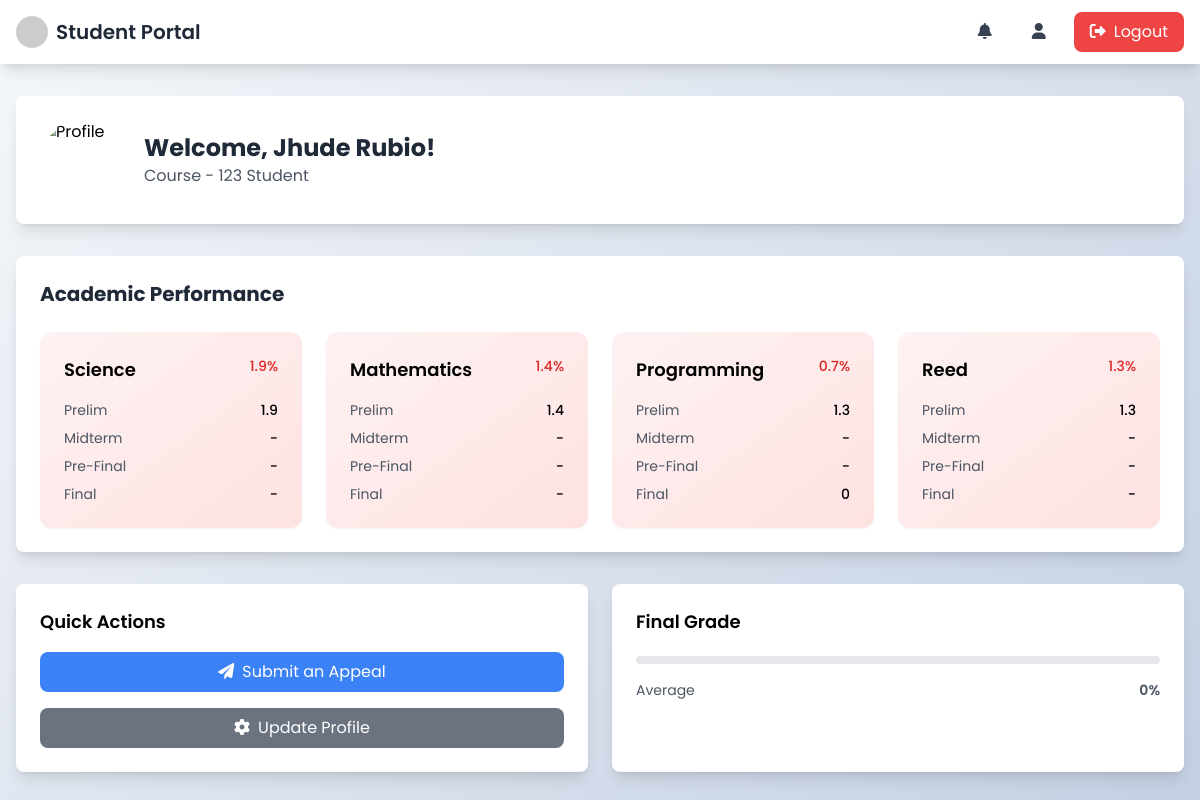
The app's page /dist/student/student.php (signed in) with its own data.
### tables this page shows
CREATE TABLE `grades_tb` (
  `g_id` int(11) NOT NULL,
  `a_id` int(11) NOT NULL,
  `g_science1` double DEFAULT NULL,
  `g_science2` double DEFAULT NULL,
  `g_science3` double DEFAULT NULL,
  `g_science4` double DEFAULT NULL,
  `g_math1` double DEFAULT NULL,
  `g_math2` double DEFAULT NULL,
  `g_math3` double DEFAULT NULL,
  `g_math4` double DEFAULT NULL,
  `g_programming1` double DEFAULT NULL,
  `g_programming2` double DEFAULT NULL,
  `g_programming3` double DEFAULT NULL,
  `g_programming4` double NOT NULL,
  `g_reed1` double DEFAULT NULL,
  `g_reed2` double DEFAULT NULL,
  `g_reed3` double DEFAULT NULL,
  `g_reed4` double DEFAULT NULL,
  `g_prelim` double DEFAULT NULL,
  `g_midterm` double DEFAULT NULL,
  `g_prefinal` double DEFAULT NULL,
  `g_final` double DEFAULT NULL,
  `g_total` double DEFAULT NULL,
  `g_1` double DEFAULT NULL,
  `g_2` double DEFAULT NULL,
  `g_3` double DEFAULT NULL,
  `g_4` double DEFAULT NULL,
  `g_asd1` double DEFAULT NULL,
  `g_asd2` double DEFAULT NULL,
  `g_asd3` double DEFAULT NULL,
  `g_asd4` double DEFAULT NULL,
  `g_atay1` double DEFAULT NULL,
  `g_atay2` double DEFAULT NULL,
  `g_atay3` double DEFAULT NULL,
  `g_atay4` double DEFAULT NULL
);

CREATE TABLE `acc_tb` (
  `a_id` int(50) NOT NULL,
  `a_fn` varchar(50) DEFAULT NULL,
  `a_email` varchar(50) DEFAULT NULL,
  `a_password` varchar(250) DEFAULT NULL,
  `a_type` enum('staff','student','admin') DEFAULT NULL,
  `a_grade` varchar(50) DEFAULT NULL,
  `a_gender` varchar(50) DEFAULT NULL,
  `a_age` int(50) DEFAULT NULL,
  `a_pc` varchar(50) DEFAULT NULL,
  `a_pcn` varchar(50) DEFAULT NULL,
  `a_image` varchar(50) DEFAULT NULL,
  `a_status` varchar(50) NOT NULL
);

### dist/student/student.php (the view, shortened to what this page needs)
<?php
$conn = new mysqli('localhost', 'root', '', 'grading_db');
$user_id = $_SESSION['user_id'];
$stmt = $conn->prepare("
    SELECT a.*, g.*
    FROM acc_tb a
    LEFT JOIN grades_tb g ON a.a_id = g.a_id
    WHERE a.a_id = ?
");
$stmt->bind_param("i", $user_id);
$stmt->execute();
$result = $stmt->get_result();
$student = $result->fetch_assoc();
?>
<!DOCTYPE html>
<html lang="en">
<head>
    <script src="https://cdn.tailwindcss.com"></script>
    <link href="https://cdnjs.cloudflare.com/ajax/libs/font-awesome/6.0.0/css/all.min.css" rel="stylesheet">
    <link rel="stylesheet" href="https://cdnjs.cloudflare.com/ajax/libs/animate.css/4.1.1/animate.min.css">
</head>
<body class="min-h-screen">
    <nav class="bg-white shadow-lg">
        <div class="max-w-7xl mx-auto px-4">
            <div class="flex justify-between items-center h-16">
                <div class="flex items-center">
                    <img src="https://via.placeholder.com/40" alt="Logo" class="h-8 w-8 rounded-full">
                    <span class="ml-2 text-xl font-semibold text-gray-800">Student Portal</span>
                </div>
                <div class="flex items-center space-x-4">
                    <button onclick="loadNotifications()" class="nav-link px-3 py-2 text-gray-700 hover:text-blue-600">
                        <i class="fas fa-bell"></i>
                    </button>
                    <button onclick="document.getElementById('accountModal').classList.remove('hidden')" class="nav-link px-3 py-2 text-gray-700 hover:text-blue-600">
                        <i class="fas fa-user"></i>
                    </button>
                    <button onclick="window.location.href='../auth/login.php'" class="bg-red-500 hover:bg-red-600 text-white px-4 py-2 rounded-lg transition duration-300">
                        <i class="fas fa-sign-out-alt mr-2"></i>Logout
                    </button>
                </div>
            </div>
        </div>
    </nav>
    <div class="max-w-7xl mx-auto px-4 py-8">
        <div class="bg-white rounded-lg shadow-lg p-6 mb-8 animate__animated animate__fadeIn">
            <div class="flex items-center">
                <div class="flex-shrink-0">
                    <?php if (!empty($student['a_image'])): ?>
                        <img src="../uploads/profiles/<?php echo htmlspecialchars($student['a_image']); ?>" alt="Profile" class="h-20 w-20 rounded-full object-cover">
                    <?php else: ?>
                        <div class="h-20 w-20 rounded-full bg-blue-100 flex items-center justify-center">
                            <i class="fas fa-user text-blue-500 text-2xl"></i>
                        </div>
                    <?php endif; ?>
                </div>
                <div class="ml-6">
                    <h1 class="text-2xl font-bold text-gray-800">Welcome, <?php echo htmlspecialchars($student['a_fn']); ?>!</h1>
                    <p class="text-gray-600">Course - <?php echo htmlspecialchars($student['a_grade']); ?> Student</p>
                </div>
            </div>
        </div>
        <div class="bg-white rounded-lg shadow-lg p-6 mb-8">
            <h2 class="text-xl font-bold text-gray-800 mb-6">Academic Performance</h2>
            <div class="grid grid-cols-1 md:grid-cols-2 lg:grid-cols-4 gap-6">
                <?php
                $subjects = [
                    ['name' => 'Science', 'grades' => [$student['g_science1'], $student['g_science2'], $student['g_science3'], $student['g_science4']]],
                    ['name' => 'Mathematics', 'grades' => [$student['g_math1'], $student['g_math2'], $student['g_math3'], $student['g_math4']]],
                    ['name' => 'Programming', 'grades' => [$student['g_programming1'], $student['g_programming2'], $student['g_programming3'], $student['g_programming4']]],
                    ['name' => 'Reed', 'grades' => [$student['g_reed1'], $student['g_reed2'], $student['g_reed3'], $student['g_reed4']]]
                ];
                foreach ($subjects as $index => $subject):
                    $avgGrade = array_filter($subject['grades'], function ($grade) {
                        return $grade !== null;
                    });
                    $avgGrade = !empty($avgGrade) ? array_sum($avgGrade) / count($avgGrade) : 0;
                ?>
                    <div class="grade-card bg-gradient-to-br <?php echo $avgGrade >= 75 ? 'from-green-50 to-green-100' : 'from-red-50 to-red-100'; ?> rounded-xl p-6 shadow-sm" style="animation-delay: <?php echo $index * 0.1; ?>s">
                        <div class="flex justify-between items-start mb-4">
                            <h3 class="text-lg font-semibold"><?php echo $subject['name']; ?></h3>
                            <span class="text-sm font-medium <?php echo $avgGrade >= 75 ? 'text-green-600' : 'text-red-600'; ?>">
                                <?php echo number_format($avgGrade, 1); ?>%
                            </span>
                        </div>
                        <div class="space-y-2">
                            <?php foreach (['Prelim', 'Midterm', 'Pre-Final', 'Final'] as $i => $period): ?>
                                <div class="flex justify-between text-sm">
                                    <span class="text-gray-600"><?php echo $period; ?></span>
                                    <span class="font-medium"><?php echo $subject['grades'][$i] ?? '-'; ?></span>
                                </div>
                            <?php endforeach; ?>
                        </div>
                    </div>
                <?php endforeach; ?>
            </div>
        </div>
        <div class="grid grid-cols-1 md:grid-cols-2 gap-6 mb-8">
            <div class="bg-white rounded-lg shadow-lg p-6">
                <h3 class="text-lg font-semibold mb-4">Quick Actions</h3>
                <div class="space-y-4">
                    <button onclick="document.getElementById('appealModal').classList.remove('hidden')"
                        class="w-full bg-blue-500 hover:bg-blue-600 text-white px-4 py-2 rounded-lg transition duration-300">
                        <i class="fas fa-paper-plane mr-2"></i>Submit an Appeal
                    </button>
                    <button onclick="document.getElementById('accountModal').classList.remove('hidden')"
                        class="w-full bg-gray-500 hover:bg-gray-600 text-white px-4 py-2 rounded-lg transition duration-300">
                        <i class="fas fa-cog mr-2"></i>Update Profile
                    </button>
                </div>
            </div>
            <div class="bg-white rounded-lg shadow-lg p-6">
                <h3 class="text-lg font-semibold mb-4">Final Grade</h3>
                <div class="relative pt-1">
                    <?php
                    $totalGrade = $student['g_total'] ?? 0;
                    ?>
                    <div class="overflow-hidden h-2 mb-4 text-xs flex rounded bg-gray-200">
                    </div>
                    <div class="flex justify-between text-sm text-gray-600">
                        <span>Average</span>
                        <span class="font-semibold"><?php echo $totalGrade; ?>%</span>
                    </div>
                </div>
            </div>
        </div>
    </div>
</body>
</html>

### dist/student/student.php (style rules this page uses)
body { font-family: 'Poppins', sans-serif; background: linear-gradient(135deg, #f5f7fa 0%, #c3cfe2 100%); }
.grade-card { animation: fadeInUp 0.5s ease-out; }
.nav-link { position: relative; overflow: hidden; }
.nav-link::after { content: ''; position: absolute; bottom: 0; left: 0; width: 0; height: 2px; background-color: #3b82f6; transition: width 0.3s ease; }

### records on screen
grades_tb: a.a_fn "Jhude Rubio", a.a_grade "123", g_total "0"

### other values on screen
$subject['name'] "Science"
$avgGrade "1.9"
$period "Prelim"
$subject['grades'][$i] "1.9"
$period "Midterm"
$subject['grades'][$i] "-"
$period "Pre-Final"
$period "Final"
$subject['name'] "Mathematics"
$avgGrade "1.4"
$subject['grades'][$i] "1.4"
$subject['name'] "Programming"
$avgGrade "0.7"
$subject['grades'][$i] "1.3"
$subject['grades'][$i] "0"
